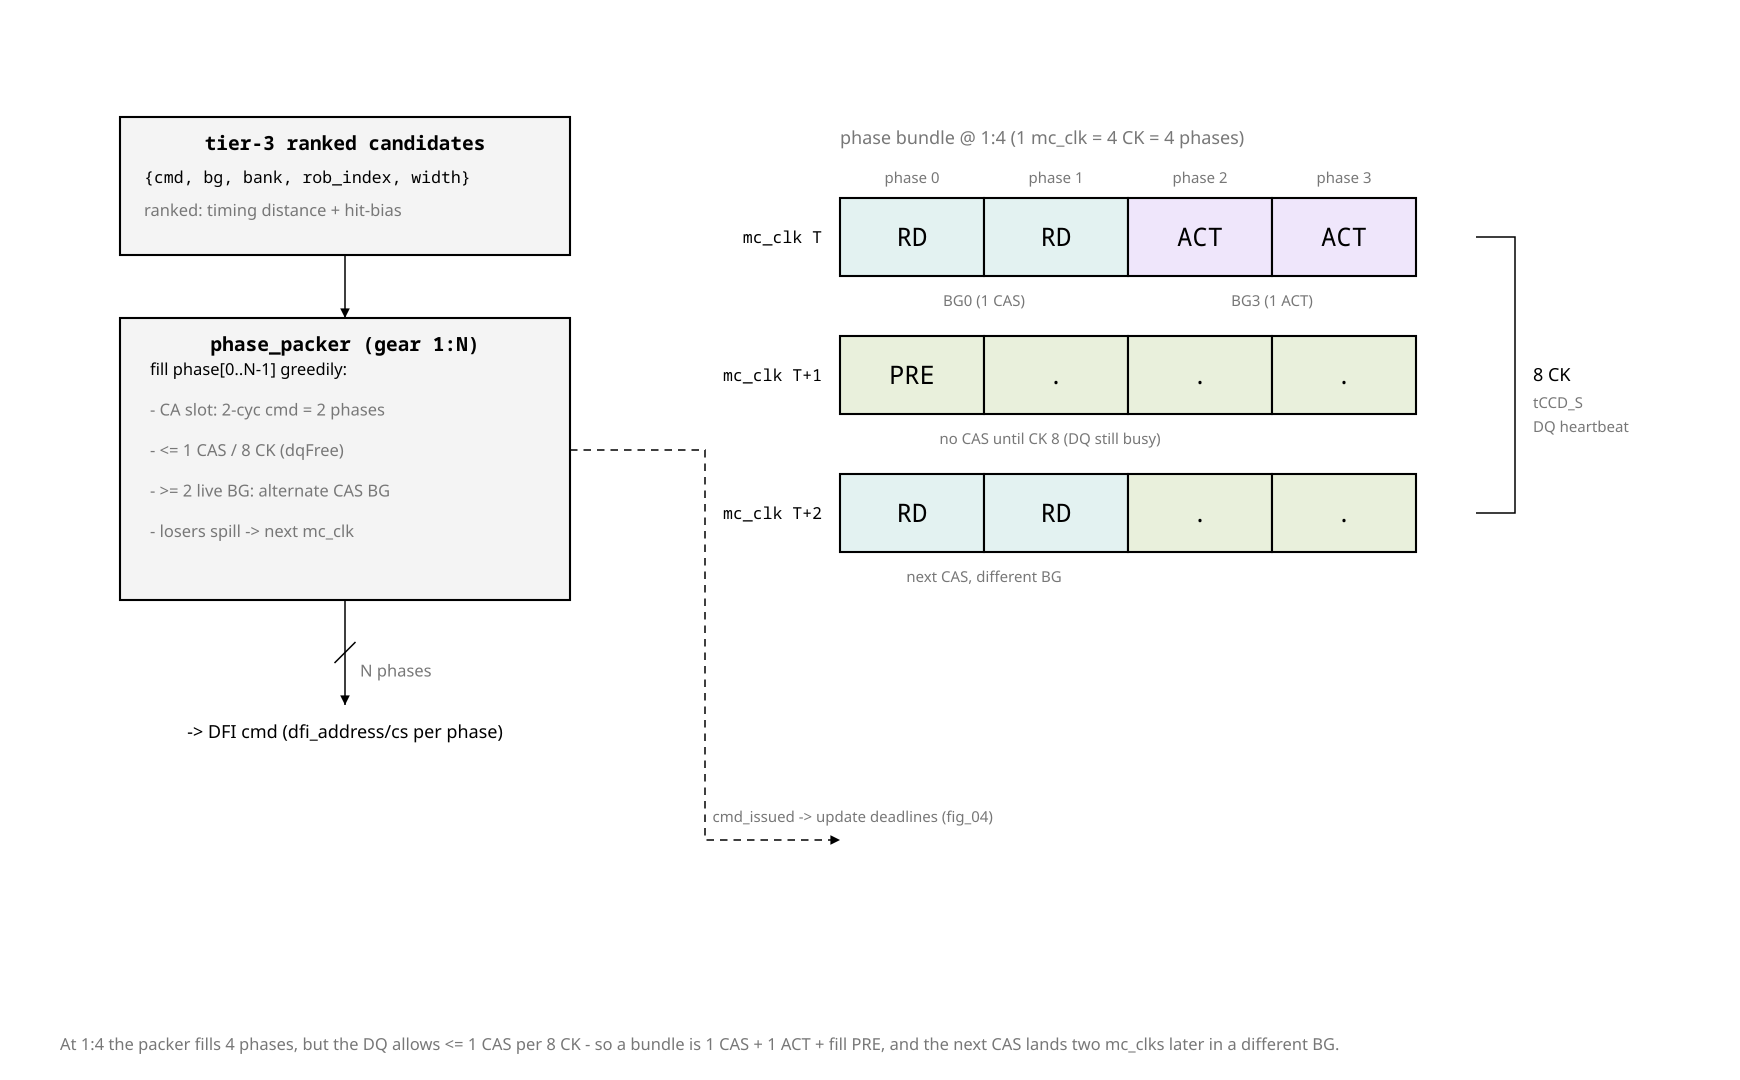

This chart was generated by the following Python code:
from rtlfig import Fig, MUTED, FILL_CELL, FILL_ACTIVE, FILL_NEW

# fig_05 — phase packer.
# Invariant: 4 phases available at 1:4, but DQ allows <=1 CAS per 8 CK, so a
# bundle is 1 CAS + 1 ACT + fill PRE; next CAS is two mc_clks later, diff BG.

f = Fig(1160, 720)

# ---------------- candidates in ----------------
f.logic(80, 78, 300, 92, "tier-3 ranked candidates", top=True)
f.text(96, 122, "{cmd, bg, bank, rob_index, width}", size=11)
f.text(96, 144, "ranked: timing distance + hit-bias", size=11, mono=False,
       fill=MUTED)
f.line(230, 170, 230, 212, arrow=True)

# ---------------- packer ----------------
f.logic(80, 212, 300, 188, "phase_packer   (gear 1:N)", top=True)
ry = 250
for ln in ["fill phase[0..N-1] greedily:",
           "- CA slot: 2-cyc cmd = 2 phases",
           "- <= 1 CAS / 8 CK   (dqFree)",
           "- >= 2 live BG: alternate CAS BG",
           "- losers spill -> next mc_clk"]:
    f.text(100, ry, ln, size=11, mono=False, fill=(MUTED if ln[0] == "-" else "#000000"))
    ry += 27

f.line(230, 400, 230, 470, arrow=True)
f.slash(230, 435, "N phases")
f.text(230, 492, "->  DFI cmd (dfi_address/cs per phase)", size=12,
       mono=False, anchor="middle")

# FSM-update pulse back to scoreboard
f.path("M380 300 L470 300 L470 560 L560 560", arrow=True, dashed=True)
f.text(475, 548, "cmd_issued -> update deadlines (fig_04)", size=10,
       mono=False, fill=MUTED)

# ---------------- phase bundle grid (hero) ----------------
f.note(560, 96, "phase bundle @ 1:4    (1 mc_clk = 4 CK = 4 phases)")
for k, cxk in enumerate((608, 704, 800, 896)):
    f.text(cxk, 122, f"phase {k}", size=10, mono=False, anchor="middle",
           fill=MUTED)

# mc_clk T : 1 CAS (BG0) + 1 ACT (BG3)
f.cells(560, 132, 4, 96, 52, ["RD", "RD", "ACT", "ACT"],
        fills=[FILL_ACTIVE, FILL_ACTIVE, FILL_NEW, FILL_NEW])
f.text(548, 162, "mc_clk T", size=11, anchor="end")
f.text(656, 204, "BG0  (1 CAS)", size=10, mono=False, anchor="middle", fill=MUTED)
f.text(848, 204, "BG3  (1 ACT)", size=10, mono=False, anchor="middle", fill=MUTED)

# mc_clk T+1 : fill only, no CAS
f.cells(560, 224, 4, 96, 52, ["PRE", ".", ".", "."],
        fills=[FILL_CELL, None, None, None])
f.text(548, 254, "mc_clk T+1", size=11, anchor="end")
f.text(700, 296, "no CAS until CK 8  (DQ still busy)", size=10, mono=False,
       anchor="middle", fill=MUTED)

# mc_clk T+2 : next CAS, different BG
f.cells(560, 316, 4, 96, 52, ["RD", "RD", ".", "."],
        fills=[FILL_ACTIVE, FILL_ACTIVE, None, None])
f.text(548, 346, "mc_clk T+2", size=11, anchor="end")
f.text(656, 388, "next CAS, different BG", size=10, mono=False,
       anchor="middle", fill=MUTED)

# 8-CK heartbeat bracket between the two CAS rows
f.path("M984 158 L1010 158 L1010 342 L984 342", arrow=False)
f.text(1022, 254, "8 CK", size=12, mono=False)
f.text(1022, 272, "tCCD_S", size=10, mono=False, fill=MUTED)
f.text(1022, 288, "DQ heartbeat", size=10, mono=False, fill=MUTED)

f.caption(40, 700, "At 1:4 the packer fills 4 phases, but the DQ allows <= 1 CAS "
                   "per 8 CK - so a bundle is 1 CAS + 1 ACT + fill PRE, and the "
                   "next CAS lands two mc_clks later in a different BG.")

f.save("fig_05_packer.svg")
print("wrote fig_05_packer.svg")
